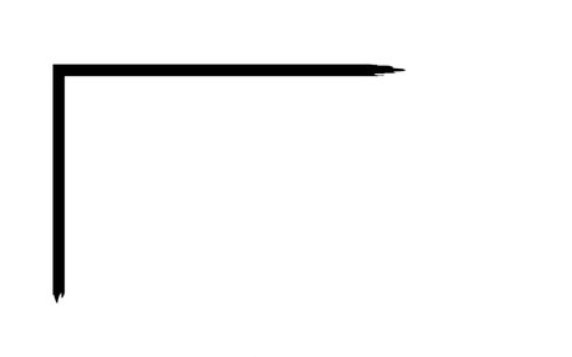
#> input picture corner_border.jpg, 572 x 357 px
$ python main.py
#> lines starting #> are read from the running program, lines starting #| are printed output that depends on the picture
### img_console.py
def img_console():
    from PIL import Image

    width = 50
    img = Image.open('corner_border.jpg')
#> img is the input picture: PIL image 572x357 RGB; min 0, max 255, mean 246.8

    pix1, pix2 = img.size
#> pix1 = 572; pix2 = 357
    pixo1 = width
    pixo2 = int(pixo1 * pix2 / pix1)
#> pixo2 = 31
    resized_img = img.resize((pixo1, pixo2))
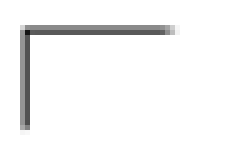
#> resized_img: PIL image 50x31 RGB (shown 5 times larger); min 21, max 255, mean 246.2

    gray_img = resized_img.convert("L")
    gray_img.save('gray_img.jpeg')
    gray_img = Image.open('gray_img.jpeg')

    i = j = -1
    while (j < (pixo2 - 1)):
        i = 0
        j = j + 1
        print(end = "\n")
        while (i < (pixo1 - 1)):
            i = i + 1
            ip_rgb = (gray_img.load()[i, j]) #00 to 255

            if(ip_rgb >= 160):
                print(end = "  ")
            elif(ip_rgb >= 100):
                print(end = "0 ")
            else:
                print(end = "00")
#> after the loop, j = 30

### main.py
from img_com import img_com
from img_console import img_console

#img_com()
img_console()
